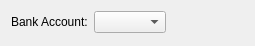
<?xml version="1.0" encoding="UTF-8"?>
<ui version="4.0">
 <comment>This file is part of the xTuple ERP: PostBooks Edition, a free and
open source Enterprise Resource Planning software suite,
Copyright (c) 1999-2018 by OpenMFG LLC, d/b/a xTuple.
It is licensed to you under the Common Public Attribution License
version 1.0, the full text of which (including xTuple-specific Exhibits)
is available at www.xtuple.com/CPAL.  By using this software, you agree
to be bound by its terms.</comment>
 <class>dspSummarizedBankrecHistory</class>
 <widget class="QWidget" name="dspSummarizedBankrecHistory">
  <property name="geometry">
   <rect>
    <x>0</x>
    <y>0</y>
    <width>255</width>
    <height>46</height>
   </rect>
  </property>
  <property name="windowTitle">
   <string>Summarized Bank Reconciliation History</string>
  </property>
  <layout class="QHBoxLayout" name="horizontalLayout">
   <item>
    <layout class="QVBoxLayout">
     <property name="spacing">
      <number>0</number>
     </property>
     <property name="margin">
      <number>0</number>
     </property>
     <item>
      <layout class="QHBoxLayout">
       <property name="margin">
        <number>0</number>
       </property>
       <item>
        <widget class="QLabel" name="_bankaccntLit">
         <property name="text">
          <string>Bank Account:</string>
         </property>
        </widget>
       </item>
       <item>
        <widget class="XComboBox" name="_bankaccnt"/>
       </item>
      </layout>
     </item>
     <item>
      <spacer name="spacer13">
       <property name="orientation">
        <enum>Qt::Vertical</enum>
       </property>
       <property name="sizeType">
        <enum>QSizePolicy::Expanding</enum>
       </property>
       <property name="sizeHint" stdset="0">
        <size>
         <width>20</width>
         <height>0</height>
        </size>
       </property>
      </spacer>
     </item>
    </layout>
   </item>
   <item>
    <spacer name="Spacer280">
     <property name="orientation">
      <enum>Qt::Horizontal</enum>
     </property>
     <property name="sizeType">
      <enum>QSizePolicy::Expanding</enum>
     </property>
     <property name="sizeHint" stdset="0">
      <size>
       <width>55</width>
       <height>20</height>
      </size>
     </property>
    </spacer>
   </item>
  </layout>
 </widget>
 <layoutdefault spacing="6" margin="11"/>
 <customwidgets>
  <customwidget>
   <class>XComboBox</class>
   <extends>QComboBox</extends>
   <header>xcombobox.h</header>
  </customwidget>
 </customwidgets>
 <resources/>
 <connections/>
</ui>
